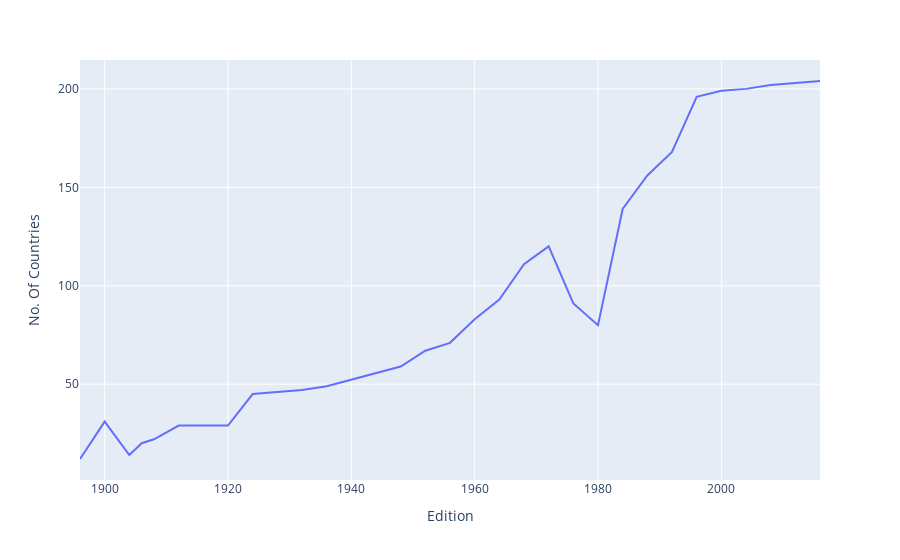

The notebook cell saved with this chart:
### Code cell
fig=px.line(nations_over_time,x='Edition',y='No. Of Countries')
fig.show()

### Figure 1 — Plotly figure (JSON) as saved in the notebook; plotly's stock layout.template omitted (floating-point values rounded to 4 significant figures)
{"data": [{"hovertemplate": "Edition=%{x}<br>No. Of Countries=%{y}<extra></extra>", "legendgroup": "", "line": {"color": "#636efa", "dash": "solid"}, "marker": {"symbol": "circle"}, "mode": "lines", "name": "", "orientation": "v", "showlegend": false, "type": "scatter", "x": [1896, 1900, 1904, 1906, 1908, 1912, 1920, 1924, 1928, 1932, 1936, 1948, 1952, 1956, 1960, 1964, 1968, 1972, 1976, 1980, 1984, 1988, 1992, 1996, 2000, 2004, 2008, 2012, 2016], "xaxis": "x", "y": [12, 31, 14, 20, 22, 29, 29, 45, 46, 47, 49, 59, 67, 71, 83, 93, 111, 120, 91, 80, 139, 156, 168, 196, 199, 200, 202, 203, 204], "yaxis": "y"}], "layout": {"legend": {"tracegroupgap": 0}, "margin": {"t": 60}, "xaxis": {"anchor": "y", "domain": [0, 1], "title": {"text": "Edition"}}, "yaxis": {"anchor": "x", "domain": [0, 1], "title": {"text": "No. Of Countries"}}}}
